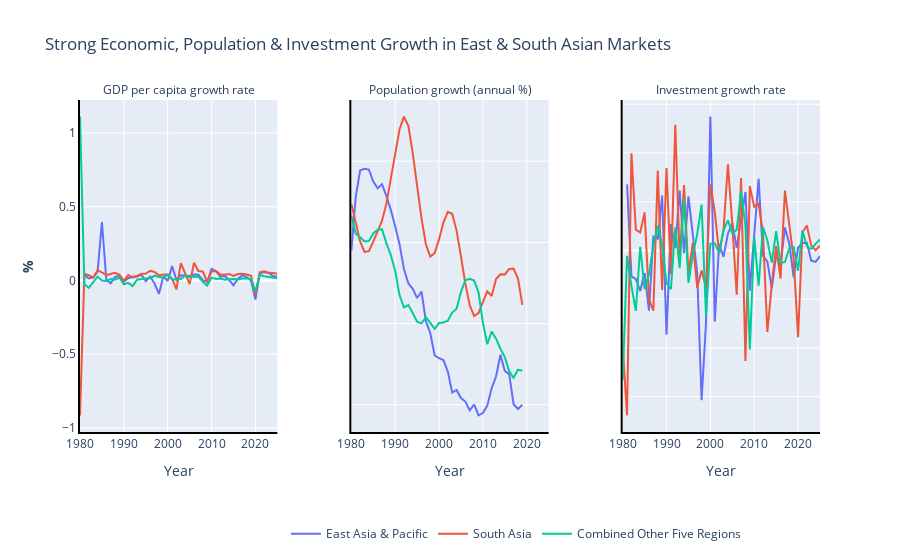

Notebook cell for this chart:
### Code cell
# Figure 2
# https://plotly.com/python/facet-plots/

fig = px.line(continental_graph_df3, x="Year", y="value", facet_col="variable", color = 'region',
              #facet_row_spacing=0.04, # default is 0.07 when facet_col_wrap is used
              facet_col_spacing=0.10, # default is 0.03
              #height=600, width=800,
              title="Strong Economic, Population & Investment Growth in East & South Asian Markets" 
              #category_orders={"variable": ["GDP per capita", "Total Population", "Total Investment"]} 
             )

# Remove Facet Title Prompt
fig.for_each_annotation(lambda a: a.update(text=a.text.split("=")[-1]))


# Independent Y-Axes
fig.update_yaxes(matches=None)
fig.update_yaxes(title_text="<b>%</b>", showticklabels=True, col=1) # assuming second facet
#fig.update_yaxes(title_text="<b>Population (millions)</b>", showticklabels=True, col=2) # assuming second facet
#fig.update_yaxes(title_text="<b>Investment, % of GDP</b>", showticklabels=True, col=3) # assuming second facet

# Add bolding lines
fig.update_xaxes(showline=True, linewidth=2, linecolor='black')
fig.update_yaxes(showline=True, linewidth=2, linecolor='black')

# Move legend
fig.update_layout(
    legend=dict(
    orientation="h",
    yanchor="bottom",
    y=-0.35,
    xanchor="right",
    x=0.9
))
fig.update_layout(legend_title_text='')

# Output
fig.show()
fig.write_image("../3_Outputs/Figures/East & South Asian Growth 2.jpg")
pio.write_html(fig, file="../3_Outputs/Figures/East & South Asian Growth 2.html", auto_open=True)

## Output to Datapane API
#report = dp.Report(dp.Plot(fig) ) #Create a report
#report.publish(name='fdiplot1', open=True, visibility='PUBLIC') #Publish the report

### Figure 1 — Plotly figure (JSON) as saved in the notebook; plotly's stock layout.template omitted (floating-point values rounded to 4 significant figures)
{"data": [{"hovertemplate": "region=East Asia & Pacific<br>variable=GDP per capita growth rate<br>Year=%{x}<br>value=%{y}<extra></extra>", "legendgroup": "East Asia & Pacific", "line": {"color": "#636efa", "dash": "solid"}, "mode": "lines", "name": "East Asia & Pacific", "orientation": "v", "showlegend": true, "type": "scatter", "x": [1980, 1981, 1982, 1983, 1984, 1985, 1986, 1987, 1988, 1989, 1990, 1991, 1992, 1993, 1994, 1995, 1996, 1997, 1998, 1999, 2000, 2001, 2002, 2003, 2004, 2005, 2006, 2007, 2008, 2009, 2010, 2011, 2012, 2013, 2014, 2015, 2016, 2017, 2018, 2019, 2020, 2021, 2022, 2023, 2024, 2025, null], "xaxis": "x", "y": [null, 0.03752, 0.0135, 0.02081, 0.05773, 0.3965, 0.006156, -0.01893, 0.02529, 0.02974, -0.007785, 0.01492, 0.02494, 0.02593, 0.03837, -0.005413, 0.02618, -0.02141, -0.09206, 0.02718, -0.004296, 0.09694, 0.003325, 0.03474, 0.03408, 0.03005, 0.04026, 0.03783, 0.001926, -0.009654, 0.0779, 0.06335, 0.02568, 0.03047, 0.002883, -0.0339, 0.01098, 0.03381, 0.02287, -0.003206, -0.13, 0.04842, 0.05598, 0.05256, 0.02916, 0.02515, 0], "yaxis": "y"}, {"hovertemplate": "region=East Asia & Pacific<br>variable=Population growth (annual %)<br>Year=%{x}<br>value=%{y}<extra></extra>", "legendgroup": "East Asia & Pacific", "line": {"color": "#636efa", "dash": "solid"}, "mode": "lines", "name": "East Asia & Pacific", "orientation": "v", "showlegend": false, "type": "scatter", "x": [1980, 1981, 1982, 1983, 1984, 1985, 1986, 1987, 1988, 1989, 1990, 1991, 1992, 1993, 1994, 1995, 1996, 1997, 1998, 1999, 2000, 2001, 2002, 2003, 2004, 2005, 2006, 2007, 2008, 2009, 2010, 2011, 2012, 2013, 2014, 2015, 2016, 2017, 2018, 2019, 2020, 2021, 2022, 2023, 2024, 2025, null], "xaxis": "x2", "y": [1.948, 2.281, 2.443, 2.454, 2.449, 2.375, 2.334, 2.358, 2.285, 2.2, 2.1, 1.988, 1.836, 1.748, 1.714, 1.657, 1.698, 1.514, 1.442, 1.304, 1.286, 1.275, 1.204, 1.075, 1.091, 1.041, 1.019, 0.9646, 1.001, 0.9341, 0.9481, 0.9943, 1.102, 1.174, 1.308, 1.208, 1.188, 1.003, 0.9735, 0.9995, null, null, null, null, null, null, null], "yaxis": "y2"}, {"hovertemplate": "region=East Asia & Pacific<br>variable=Investment growth rate<br>Year=%{x}<br>value=%{y}<extra></extra>", "legendgroup": "East Asia & Pacific", "line": {"color": "#636efa", "dash": "solid"}, "mode": "lines", "name": "East Asia & Pacific", "orientation": "v", "showlegend": false, "type": "scatter", "x": [1980, 1981, 1982, 1983, 1984, 1985, 1986, 1987, 1988, 1989, 1990, 1991, 1992, 1993, 1994, 1995, 1996, 1997, 1998, 1999, 2000, 2001, 2002, 2003, 2004, 2005, 2006, 2007, 2008, 2009, 2010, 2011, 2012, 2013, 2014, 2015, 2016, 2017, 2018, 2019, 2020, 2021, 2022, 2023, 2024, 2025, null], "xaxis": "x3", "y": [null, 0.06781, -0.02669, -0.02932, -0.04161, -0.02316, -0.06182, 0.01419, 0.012, 0.05641, -0.08638, 0.02705, 0.002531, 0.0615, -0.00276, 0.05556, 0.0193, -0.02311, -0.1537, -0.07427, 0.1374, -0.07299, 0.006892, -0.006554, 0.01717, 0.02807, 0.002703, 0.03334, 0.06007, -0.04126, 0.0171, 0.07352, -0.00536, -0.01152, -0.03869, -0.004892, -0.01545, 0.02363, 0.006862, -0.02762, 0.002787, 0.007629, 0.007905, -0.01058, -0.01177, -0.005715, 0], "yaxis": "y3"}, {"hovertemplate": "region=South Asia<br>variable=GDP per capita growth rate<br>Year=%{x}<br>value=%{y}<extra></extra>", "legendgroup": "South Asia", "line": {"color": "#EF553B", "dash": "solid"}, "mode": "lines", "name": "South Asia", "orientation": "v", "showlegend": true, "type": "scatter", "x": [1980, 1981, 1982, 1983, 1984, 1985, 1986, 1987, 1988, 1989, 1990, 1991, 1992, 1993, 1994, 1995, 1996, 1997, 1998, 1999, 2000, 2001, 2002, 2003, 2004, 2005, 2006, 2007, 2008, 2009, 2010, 2011, 2012, 2013, 2014, 2015, 2016, 2017, 2018, 2019, 2020, 2021, 2022, 2023, 2024, 2025], "xaxis": "x", "y": [-0.916, 0.04426, 0.03497, 0.0183, 0.06798, 0.05486, 0.03614, 0.04411, 0.05122, 0.03844, -0.003679, 0.03686, 0.01834, 0.03005, 0.04459, 0.04669, 0.06445, 0.05681, 0.03415, 0.03933, 0.03996, 0.01045, -0.06127, 0.1167, 0.04426, -0.02503, 0.1197, 0.06402, 0.06042, -0.01049, 0.05956, 0.06295, 0.04014, 0.03913, 0.04393, 0.03057, 0.04347, 0.04509, 0.03984, 0.03191, -0.09935, 0.05542, 0.06154, 0.05132, 0.05027, 0.04448], "yaxis": "y"}, {"hovertemplate": "region=South Asia<br>variable=Population growth (annual %)<br>Year=%{x}<br>value=%{y}<extra></extra>", "legendgroup": "South Asia", "line": {"color": "#EF553B", "dash": "solid"}, "mode": "lines", "name": "South Asia", "orientation": "v", "showlegend": false, "type": "scatter", "x": [1980, 1981, 1982, 1983, 1984, 1985, 1986, 1987, 1988, 1989, 1990, 1991, 1992, 1993, 1994, 1995, 1996, 1997, 1998, 1999, 2000, 2001, 2002, 2003, 2004, 2005, 2006, 2007, 2008, 2009, 2010, 2011, 2012, 2013, 2014, 2015, 2016, 2017, 2018, 2019, 2020, 2021, 2022, 2023, 2024, 2025], "xaxis": "x2", "y": [2.239, 2.115, 2.006, 1.941, 1.946, 2.005, 2.074, 2.134, 2.239, 2.386, 2.544, 2.697, 2.775, 2.719, 2.55, 2.348, 2.147, 1.989, 1.913, 1.934, 2.019, 2.123, 2.189, 2.176, 2.072, 1.914, 1.745, 1.612, 1.546, 1.564, 1.632, 1.699, 1.67, 1.774, 1.804, 1.802, 1.836, 1.839, 1.778, 1.615, null, null, null, null, null, null], "yaxis": "y2"}, {"hovertemplate": "region=South Asia<br>variable=Investment growth rate<br>Year=%{x}<br>value=%{y}<extra></extra>", "legendgroup": "South Asia", "line": {"color": "#EF553B", "dash": "solid"}, "mode": "lines", "name": "South Asia", "orientation": "v", "showlegend": false, "type": "scatter", "x": [1980, 1981, 1982, 1983, 1984, 1985, 1986, 1987, 1988, 1989, 1990, 1991, 1992, 1993, 1994, 1995, 1996, 1997, 1998, 1999, 2000, 2001, 2002, 2003, 2004, 2005, 2006, 2007, 2008, 2009, 2010, 2011, 2012, 2013, 2014, 2015, 2016, 2017, 2018, 2019, 2020, 2021, 2022, 2023, 2024, 2025], "xaxis": "x3", "y": [-0.09866, -0.1693, 0.09982, 0.02134, 0.01844, 0.03906, -0.05003, -0.06176, 0.08215, -0.04058, 0.08449, -0.02449, 0.1289, -0.008393, 0.06722, -0.02353, 0.007647, -0.03831, -0.02052, -0.03756, 0.06772, 0.03996, -0.003029, 0.02085, 0.08833, 0.02707, -0.04551, 0.07441, -0.1136, 0.06603, 0.04477, 0.04819, 0.01745, -0.08355, -0.0354, 0.004315, -0.02895, 0.06143, 0.02635, -0.008715, -0.08907, 0.01873, 0.02555, 0.004974, 0.0002496, 0.005073], "yaxis": "y3"}, {"hovertemplate": "region=Combined Other Five Regions<br>variable=GDP per capita growth rate<br>Year=%{x}<br>value=%{y}<extra></extra>", "legendgroup": "Combined Other Five Regions", "line": {"color": "#00cc96", "dash": "solid"}, "mode": "lines", "name": "Combined Other Five Regions", "orientation": "v", "showlegend": true, "type": "scatter", "x": [1980, 1981, 1982, 1983, 1984, 1985, 1986, 1987, 1988, 1989, 1990, 1991, 1992, 1993, 1994, 1995, 1996, 1997, 1998, 1999, 2000, 2001, 2002, 2003, 2004, 2005, 2006, 2007, 2008, 2009, 2010, 2011, 2012, 2013, 2014, 2015, 2016, 2017, 2018, 2019, 2020, 2021, 2022, 2023, 2024, 2025], "xaxis": "x", "y": [1.111, -0.02665, -0.05078, -0.01377, 0.0257, -0.0001864, -0.004376, 0.009776, 0.004813, 0.01906, -0.0265, -0.01648, -0.03814, 0.004471, 0.01053, 0.0133, 0.01379, 0.03259, 0.02243, 0.02034, 0.03805, 0.004179, 0.008192, 0.009354, 0.03392, 0.02151, 0.02476, 0.02616, -0.009322, -0.03529, 0.01907, 0.01015, 0.01287, 0.003865, 0.007819, 0.009897, 0.005956, 0.01329, 0.01416, 0.008643, -0.07606, 0.03788, 0.02881, 0.02282, 0.01523, 0.01428], "yaxis": "y"}, {"hovertemplate": "region=Combined Other Five Regions<br>variable=Population growth (annual %)<br>Year=%{x}<br>value=%{y}<extra></extra>", "legendgroup": "Combined Other Five Regions", "line": {"color": "#00cc96", "dash": "solid"}, "mode": "lines", "name": "Combined Other Five Regions", "orientation": "v", "showlegend": false, "type": "scatter", "x": [1980, 1981, 1982, 1983, 1984, 1985, 1986, 1987, 1988, 1989, 1990, 1991, 1992, 1993, 1994, 1995, 1996, 1997, 1998, 1999, 2000, 2001, 2002, 2003, 2004, 2005, 2006, 2007, 2008, 2009, 2010, 2011, 2012, 2013, 2014, 2015, 2016, 2017, 2018, 2019, 2020, 2021, 2022, 2023, 2024, 2025], "xaxis": "x2", "y": [2.165, 2.054, 2.031, 2.006, 2.008, 2.055, 2.078, 2.081, 1.994, 1.923, 1.824, 1.674, 1.6, 1.614, 1.565, 1.512, 1.501, 1.537, 1.504, 1.467, 1.503, 1.507, 1.518, 1.568, 1.592, 1.696, 1.767, 1.775, 1.765, 1.692, 1.506, 1.372, 1.451, 1.407, 1.345, 1.293, 1.206, 1.166, 1.215, 1.209, null, null, null, null, null, null], "yaxis": "y2"}, {"hovertemplate": "region=Combined Other Five Regions<br>variable=Investment growth rate<br>Year=%{x}<br>value=%{y}<extra></extra>", "legendgroup": "Combined Other Five Regions", "line": {"color": "#00cc96", "dash": "solid"}, "mode": "lines", "name": "Combined Other Five Regions", "orientation": "v", "showlegend": false, "type": "scatter", "x": [1980, 1981, 1982, 1983, 1984, 1985, 1986, 1987, 1988, 1989, 1990, 1991, 1992, 1993, 1994, 1995, 1996, 1997, 1998, 1999, 2000, 2001, 2002, 2003, 2004, 2005, 2006, 2007, 2008, 2009, 2010, 2011, 2012, 2013, 2014, 2015, 2016, 2017, 2018, 2019, 2020, 2021, 2022, 2023, 2024, 2025], "xaxis": "x3", "y": [-0.1333, -0.00555, -0.03648, -0.06198, 0.003783, -0.03984, -0.02386, 0.004472, 0.02526, 0.006063, -0.0337, -0.0398, 0.02382, -0.01805, 0.05317, -0.03324, -0.004462, 0.01679, 0.04691, -0.06683, 0.007035, 0.007432, -0.002417, 0.02074, 0.03086, 0.0175, 0.02111, 0.06059, 0.02516, -0.1016, 0.01362, -0.03607, 0.02397, 0.01026, -0.01253, 0.01989, -0.01298, -0.0118, 0.001997, 0.003491, -0.02091, 0.02033, 0.004264, 0.001505, 0.006794, 0.01118], "yaxis": "y3"}], "layout": {"annotations": [{"font": {}, "showarrow": false, "text": "GDP per capita growth rate", "x": 0.1333, "xanchor": "center", "xref": "paper", "y": 1, "yanchor": "bottom", "yref": "paper"}, {"font": {}, "showarrow": false, "text": "Population growth (annual %)", "x": 0.5, "xanchor": "center", "xref": "paper", "y": 1, "yanchor": "bottom", "yref": "paper"}, {"font": {}, "showarrow": false, "text": "Investment growth rate", "x": 0.8667, "xanchor": "center", "xref": "paper", "y": 1, "yanchor": "bottom", "yref": "paper"}], "legend": {"orientation": "h", "title": {"text": ""}, "tracegroupgap": 0, "x": 0.9, "xanchor": "right", "y": -0.35, "yanchor": "bottom"}, "title": {"text": "Strong Economic, Population & Investment Growth in East & South Asian Markets"}, "xaxis": {"anchor": "y", "domain": [0, 0.2667], "linecolor": "black", "linewidth": 2, "showline": true, "title": {"text": "Year"}}, "xaxis2": {"anchor": "y2", "domain": [0.3667, 0.6333], "linecolor": "black", "linewidth": 2, "matches": "x", "showline": true, "title": {"text": "Year"}}, "xaxis3": {"anchor": "y3", "domain": [0.7333, 1], "linecolor": "black", "linewidth": 2, "matches": "x", "showline": true, "title": {"text": "Year"}}, "yaxis": {"anchor": "x", "domain": [0, 1], "linecolor": "black", "linewidth": 2, "showline": true, "showticklabels": true, "title": {"text": "<b>%</b>"}}, "yaxis2": {"anchor": "x2", "domain": [0, 1], "linecolor": "black", "linewidth": 2, "showline": true, "showticklabels": false}, "yaxis3": {"anchor": "x3", "domain": [0, 1], "linecolor": "black", "linewidth": 2, "showline": true, "showticklabels": false}}}
